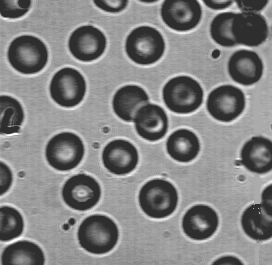
//> input picture data/blood1.bmp, 272 x 265 px
$ ./exp3   (built with g++ and OpenCV 4)
//> lines starting //> are read from the running program, lines starting //| are printed output that depends on the picture
#include<stdio.h>
#include<iostream>
#include<opencv2/opencv.hpp>
#include<stdlib.h>
#include<vector>
#include<algorithm>

#define N 3

using namespace std;
using namespace cv;

Mat stretch(Mat &image)
{
    int min = 10000, max = 0;
    for(auto it=image.begin<short>(); it!=image.end<short>(); it++){
        if(*it < min){
            min = *it;
        }
        if(*it > max){
            max = *it;
        }
    }
    double k = 255.0 / (max - min);
    double b = -k * min;
    for(auto it=image.begin<short>(); it != image.end<short>(); it++){
        *it = (short)(k * (*it) + b);
    }

    Mat result;
    image.convertTo(result, CV_8UC1);
    return result;
}

Mat mask(const Mat &image, int kernel[][N])
{
    Mat result;
    result.create(image.size(), CV_16SC1);

    int nrows = image.rows;
    int ncols = image.cols;

    int w = (N - 1) / 2;


    for(int i=1; i<nrows-1; i++){
        for(int j=1; j<ncols-1; j++){
            int sum = 0;
            for(int x=i - w; x<=i + w; x++){
                for(int y=j - w; y<=j + w; y++){
                    sum += kernel[x - i + w][y - j + w] * image.at<uchar>(x, y);
                }
            }
            result.at<short>(i, j) = (short)(sum);
        }
    }


    return result;
}

int main(int argc, char ** argv)
{
    Mat image = imread("../../data/blood1.bmp", IMREAD_GRAYSCALE);
//> image is the input picture: 265 rows x 272 cols, CV_8UC1; min 46, max 255, mean 129.7

    if(image.empty()){
        cout << "Cannot open the image!" << endl;
        return 4;
    }

// ******************** Sobel ***********************//

    int Skernel1[N][N] = {  {-1, -2, -1},
                            {0, 0, 0},
                            {1, 2, 1}};
    Mat Sobel_image1 = mask(image, Skernel1);
//> after the loop in mask, `for(int i=1; i<nrows-1; i++)`:
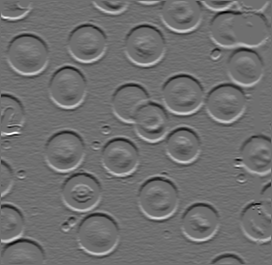
//> result: 265 rows x 272 cols, CV_16SC1; min -650, max 836, mean 0.7; drawn with min black and max white
    int Skernel2[N][N] = {  {-1, 0, 1},
                            {-2, 0, 2},
                            {-1, 0, 1}};
    Mat Sobel_image2 = mask(image, Skernel2);
//> after the loop in mask (call 2), `for(int i=1; i<nrows-1; i++)`:
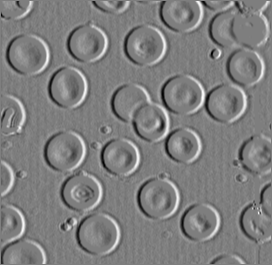
//> result: 265 rows x 272 cols, CV_16SC1; min -447, max 455, mean 0.3; drawn with min black and max white
    Mat Sobel_tmpimage = Sobel_image1.clone();
    for(auto it=Sobel_tmpimage.begin<short>(), it2=Sobel_image2.begin<short>();
        it!=Sobel_tmpimage.end<short>() && it2!=Sobel_image2.end<short>(); it++, it2++){
        if(abs(*it) < abs(*it2)){
            *it = abs(*it2);
        }else{
            *it = abs(*it);
        }
    }
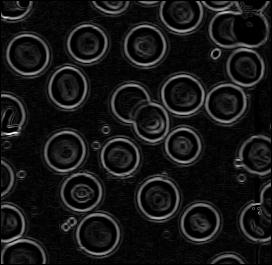
//> Sobel_tmpimage: 265 rows x 272 cols, CV_16SC1; min 0, max 836, mean 75; drawn with min black and max white
    // stretch
    Mat Sobel_image;
    normalize(Sobel_tmpimage, Sobel_tmpimage, 0, 255, NORM_MINMAX);

    Sobel_tmpimage.convertTo(Sobel_image, CV_8UC1);

// ******************** Laplace ********************** //

int Lkernel1[N][N] = {{0, 1, 0},
                     {1, -4, 1},
                     {0, 1, 0}};
Mat Laplace1_tmp = mask(image, Lkernel1);
//> after the loop in mask (call 3), `for(int i=1; i<nrows-1; i++)`:
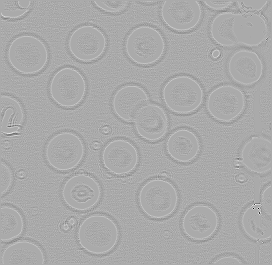
//> result: 265 rows x 272 cols, CV_16SC1; min -492, max 246, mean 0; drawn with min black and max white
Mat Laplace1 = stretch(Laplace1_tmp);
//> the loop in stretch, `for(auto it=image.begin<short>(); it!=image.end<short>(); it++)` made 72080 passes
//> min on passes 1, 278, 280, 288, 364, 473, 2198, 3215, 3216, 4332, 10604, 10875: 0, -2, -33, -48, -57, -80, -85, -90, -107, -120, -143, -174
//> max on passes 274, 275, 277, 279, 291, 423: 2, 4, 5, 17, 60, 69
//> after the loop in stretch, `for(auto it=image.begin<short>(); it!=image.end<short>(); it++)`: min = -492; max = 246
//> in stretch, `double k = 255.0 / (max - min);`: k = 0.346
//> in stretch, `double b = -k * min;`: b = 170

int Lkernel2[N][N] = {{-1, -1, -1},
                     {-1, 8, -1},
                     {-1, -1, -1}};
Mat Laplace2_tmp = mask(image, Lkernel2);
//> after the loop in mask (call 4), `for(int i=1; i<nrows-1; i++)`:
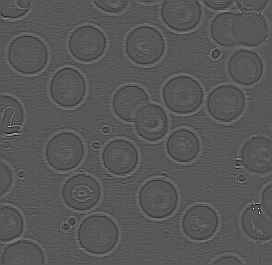
//> result: 265 rows x 272 cols, CV_16SC1; min -518, max 986, mean 0; drawn with min black and max white
Mat Laplace2 = stretch(Laplace2_tmp);
//> the loop in stretch (call 2), `for(auto it=image.begin<short>(); it!=image.end<short>(); it++)` made 72080 passes
//> max on passes 278, 280, 287, 288, 473, 2198, 3214, 3215, 3216, 4901, 4902, 34014: 5, 55, 63, 137, 198, 234, 244, 264, 298, 299, 338, 360
//> min on passes 1, 274, 275, 279, 291, 420: 0, -4, -15, -27, -144, -163


// ******************** Show image ******************** //
    namedWindow("Ori_image", WINDOW_AUTOSIZE);
    imshow("Ori_image", image);
    namedWindow("Sobel_image", WINDOW_AUTOSIZE);
    imshow("Sobel_image", Sobel_image);
    namedWindow("Laplace_image1", WINDOW_AUTOSIZE);
    imshow("Laplace_image1", Laplace1);
    namedWindow("Laplace_image2", WINDOW_AUTOSIZE);
    imshow("Laplace_image2", Laplace2);


    waitKey(0);

    return 0;
}

$ run again, with data/Girl.bmp copied over data/blood1.bmp
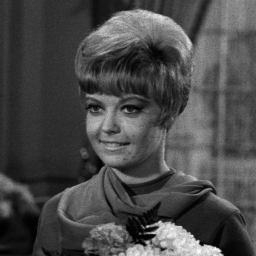
//> input picture data/Girl.bmp, 256 x 256 px
//> image is the input picture: 256 rows x 256 cols, CV_8UC1; min 0, max 254, mean 73.6
//> after the loop in mask (call 3), `for(int i=1; i<nrows-1; i++)`:
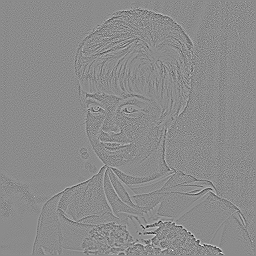
//> result: 256 rows x 256 cols, CV_16SC1; min -280, max 233, mean 0; drawn with min black and max white
//> the loop in stretch, `for(auto it=image.begin<short>(); it!=image.end<short>(); it++)` made 65536 passes
//> max on passes 258, 260, 261, 264, 288, 290, 319, 476: 2, 5, 6, 15, 19, 25, 32, 49
//> after the loop in stretch, `for(auto it=image.begin<short>(); it!=image.end<short>(); it++)`: min = -280; max = 233
//> k = 0.497
//> b = 139.2
//> after the loop in mask (call 4), `for(int i=1; i<nrows-1; i++)`:
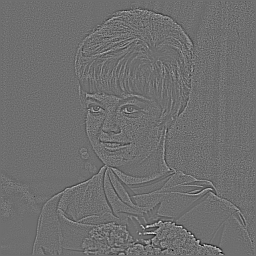
//> result: 256 rows x 256 cols, CV_16SC1; min -526, max 681, mean 0; drawn with min black and max white
//> the loop in stretch (call 2), `for(auto it=image.begin<short>(); it!=image.end<short>(); it++)` made 65536 passes
//> max on passes 258, 259, 262, 263, 267, 291, 318, 407: 1, 14, 20, 32, 37, 41, 56, 67
